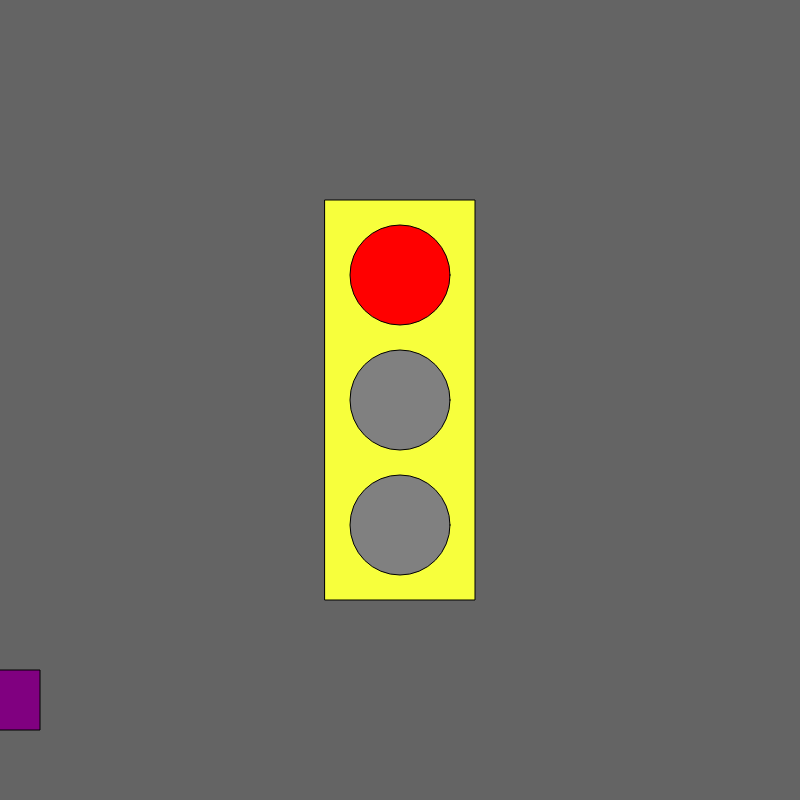
Frame 1 (no input)
Frame 60 (no input): identical to frame 1, image omitted
Frame 120 (the mouse pressed at the canvas centre since frame 60): identical to frame 1, image omitted

The p5.js sketch that drew this single still picture (run headless with seeded random() and noise() and a simulated clock; from frame 60 on, the mouse is pressed at the canvas centre):

// p5.js sketch
// ── sketch.js
var myState = 0 ;
var timer = 200 ;
var x = 0 ;
var vel = 3 ;

function setup() {
  // put setup code here
createCanvas(800,800);
rectMode(CENTER);
ellipseMode(CENTER);
}

function draw() {
  // put drawing code here
background(100);
fill('#f7ff3c')
rect(width/2, height/2, 150, 400) ;

switch(myState) {
  case 0:
  fill('gray');
  ellipse(width/2, height/2, 100, 100) ; //middle
  fill('red') ;
  ellipse(width/2, height/2 - 125, 100, 100) ; //top
  fill('gray') ;
  ellipse(width/2, height/2 + 125, 100, 100) ; //bottom
  doTimer(1, 200) ;
  vel = 0 ;
  break;

  case 1:
  fill('gray');
  ellipse(width/2, height/2, 100, 100) ; //middle
  fill('gray');
  ellipse(width/2, height/2 - 125, 100, 100) ; //top
  fill('green') ;
  ellipse(width/2, height/2 + 125, 100, 100) ; //bottom
  doTimer(2, 200) ;
  vel = 3 ;
  break;

  case 2:
  fill('yellow');
  ellipse(width/2, height/2, 100, 100) ; //middle
  fill('gray');
  ellipse(width/2, height/2 - 125, 100, 100) ; //top
  fill('gray') ;
  ellipse(width/2, height/2 + 125, 100, 100) ; //bottom
  doTimer(0, 200) ;
  vel = 1 ;
  break;
}
//animate a car
  fill('purple');
  rect(x,height - 100, 80, 60);
  x = x + vel ;
  if (x > width){
    x = 0 ;
  }
}
function doTimer(whichState, variableTimer) {
  timer-- ;
    if (timer <= 0 ) {
      timer = 200 ;
      myState = whichState;
    }
}
